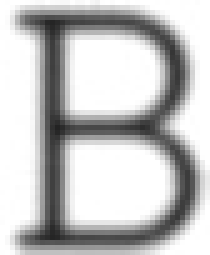
#> input picture OCR/data/training_data/B/10019_zoomin.png_colourjittering.png.jpg, 42 x 51 px, found by its file name (shown 5 times larger); its folder holds only this picture in this run
$ jupyter execute colourjittering.ipynb
#> lines starting #> are read from the running program, lines starting #| are printed output that depends on the picture
#> further down, img is the input picture: shape (51, 42, 3); min 35, max 255, mean 195.2
[cell 1]
import numpy as np
import pandas as pd
import cv2
import os
from matplotlib import pyplot as plt

[cell 2]
path='C://Users//Ripple//Desktop//Python//OCR//archive//data//training_data'

[cell 3]
folder=os.listdir(path)

[cell 4]
Colourjittering='C://Users//Ripple//Desktop//Python//OCR//archive//Colourjittering'

[cell 5]
def adjust_brightness_contrast(image, brightness=0, contrast=0):
    # Brightness adjustment
#> called with brightness = 30, contrast = 30
    if brightness != 0:
        if brightness > 0:
            shadow = brightness
            highlight = 255
        else:
            shadow = 0
            highlight = 255 + brightness
        alpha_b = (highlight - shadow) / 255
        gamma_b = shadow

        image = cv2.addWeighted(image, alpha_b, image, 0, gamma_b)
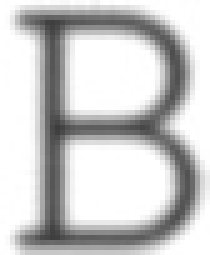
#> image: shape (51, 42, 3) (shown 5 times larger); min 61, max 255, mean 202.2

    # Contrast adjustment
    if contrast != 0:
        f = 131 * (contrast + 127) / (127 * (131 - contrast))
        alpha_c = f
        gamma_c = 127 * (1 - f)

        image = cv2.addWeighted(image, alpha_c, image, 0, gamma_c)
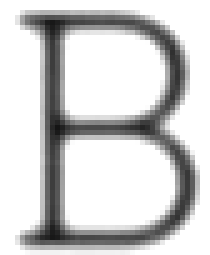
#> image: shape (51, 42, 3) (shown 5 times larger); min 21, max 255, mean 208.2

    return image

def adjust_saturation_hue(image, saturation=1, hue=0):
#> called with saturation = 1.5, hue = 10
    image = cv2.cvtColor(image, cv2.COLOR_BGR2HSV)
#> image: shape (51, 42, 3); mean H, S, V 0, 0, 208.2

    # Saturation adjustment
    image[:, :, 1] = cv2.multiply(image[:, :, 1], saturation)

    # Hue adjustment
    image[:, :, 0] = (image[:, :, 0].astype(int) + hue) % 180
#> image: shape (51, 42, 3); mean H, S, V 10, 0, 208.2
    image[:, :, 0] = image[:, :, 0].astype(np.uint8)

    image = cv2.cvtColor(image, cv2.COLOR_HSV2BGR)
    return image

[cell 6]
brightness = 30  # range: [-255, 255]
contrast = 30    # range: [-127, 127]
saturation = 1.5 # range: [0, 2]
hue = 10         # range: [-180, 180]

[cell 7]
for i in folder:
    img_folder = os.path.join(path, i)

    # Ensure that it is a directory
    if os.path.isdir(img_folder):
        img_path = os.listdir(img_folder)[0:100]

        # Create a subfolder inside Colourjittering named after the current directory i
        subfolder = os.path.join(Colourjittering, i)
        os.makedirs(subfolder, exist_ok=True)

        for j in img_path:
            image_path = os.path.join(img_folder, j)
            img = cv2.imread(image_path)
            if img is not None:  # Ensure the image is read correctly
                img = adjust_brightness_contrast(img, brightness=brightness, contrast=contrast)
                img = adjust_saturation_hue(img, saturation=saturation, hue=hue)
                save_path = os.path.join(subfolder, f"{os.path.splitext(j)[0]}_colourjittering.png")
                cv2.imwrite(save_path, img)
